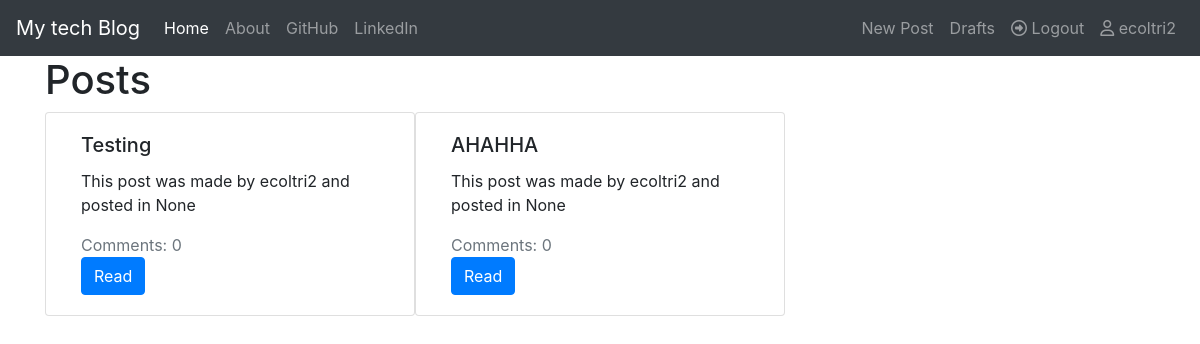
The app's page / (signed in) with its own data.
### posters/models.py (models this page shows, shortened)
class Post(models.Model):
    title = models.CharField(max_length=60,unique=True)
    author = models.ForeignKey(User,on_delete=models.CASCADE)
    published_date = models.DateTimeField(auto_now=True)
    created_date = models.DateTimeField(auto_now=True)
    body = models.TextField(max_length=3000)
    is_publicated = models.BooleanField(default=False)

### posters/views.py (the view)
# urls.py: path("", views.PostListView.as_view(), name="home"),
class PostListView(ListView):
    slug_field = 'id'
    slug_url_kwarg = 'id'
    model = models.Post
    context_object_name = 'posts'

### posters/templates/posters/post_list.html
{%extends './base.html'%}
{%block body_block%}
<h1>Posts</h1>
{%if posts%}
<div class="container">
    <div class="row">
        {%for post in posts%}
            {%if post.is_publicated%}
                <div class="card col-4" style="width: 18rem;">
                    <div class="card-body">
                        <h5 class="card-title">{{post.title}}</h5>
                        <p class="card-text">This post was made by {{post.author}} and posted in {{post.published_date}}</p>
                        <div class="text-muted">Comments: {{post.comments.all.count}}</div>
                        <a href="{%url 'posters:detail' id=post.id%}" class="btn btn-primary">Read</a>
                    </div>
                </div>
            {%endif%}
        {%endfor%}
    </div>
</div>
{%else%}
<h2>Sorry, we are without posts!</h2>
{%endif%}
{%endblock%}

### posters/templates/posters/base.html (shortened to what this page needs)
<!DOCTYPE html>
{%load static%}
<html lang="en">
<head>
    <link rel="stylesheet" href="https://stackpath.bootstrapcdn.com/bootstrap/4.4.1/css/bootstrap.min.css"
>
    <link rel="stylesheet" href="{%static 'posters/my_style.css'%}">
</head>
<body>
    <nav class="navbar navbar-expand-lg navbar-dark bg-dark">
        <a class="navbar-brand" href="{%url 'posters:home'%}">My tech Blog</a>
        <div class="collapse navbar-collapse" id="navbarSupportedContent">
            <ul class="navbar-nav mr-auto">
                <li class="nav-item active">
                    <a class="nav-link" href="{%url 'posters:home'%}">Home<span class="sr-only">(current)</span></a>
                </li>
                <li class="nav-item">
                    <a class="nav-link" href="#">About</a>
                </li>
                <li class="nav-item">
                    <a class="nav-link" href="#">GitHub</a>
                </li>
                <li class="nav-item">
                    <a class="nav-link" href="#">LinkedIn</a>
                </li>
            </ul>
            <ul class="nav navbar-nav navbar-right">
                {%if user.is_authenticated%}
                <li class="nav-item"><a href="{%url 'posters:new_post'%}" class="nav-link">New Post</a></li>
                <li class="nav-item"><a href="#" class="nav-link">Drafts</a></li>
                <li class="nav-item"><a href="{%url 'userLogin:logout'%}" class="nav-link"><i class="far fa-arrow-alt-circle-right"></i> Logout</a></li>
                <li class="nav-item nav-link"><i class="far fa-user"></i> {{user.username}}</li>
                {%else%}
                <li class="nav-item"><a href="{%url 'userLogin:login'%}" class="nav-link"><i class="fas fa-arrow-circle-up"></i> Login</a></li>
                {%endif%}
            </ul>
        </div>
    </nav>
    <div class="container">
        {%block body_block%}
        {%endblock%}
    </div>
</body>
</html>

### records on screen
Post: title "Testing", author "ecoltri2", published_date "None", comments.all.count "0"
Post: title "AHAHHA", author "ecoltri2", published_date "None", comments.all.count "0"

### other values on screen
{{ user.username }} "ecoltri2"
